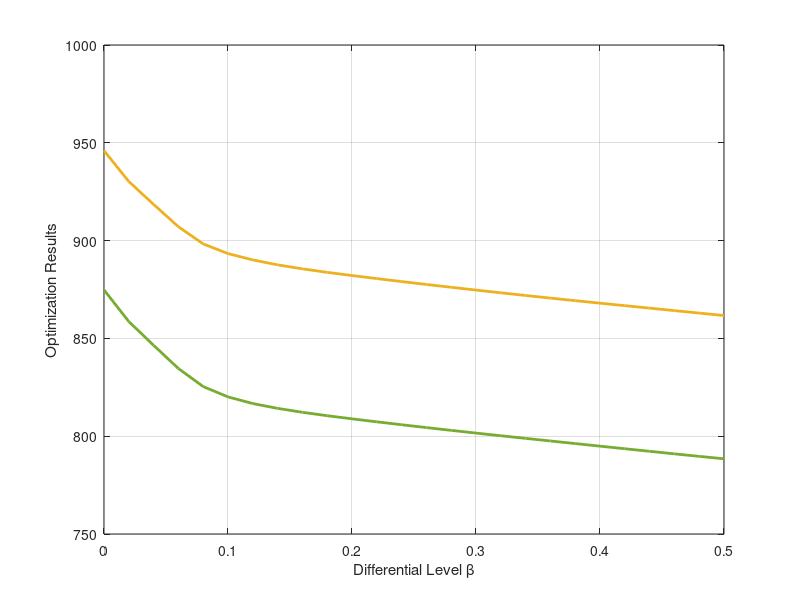

This figure's MATLAB source:
clc
clear all;

beta_mat = 0.0:0.02:0.5;

load('result_diff/result_sep_disjoint')
load('result_diff/result_joint.mat')
hFig = figure;
plot(beta_mat, joint_value,'LineStyle', '-', 'LineWidth', 2, 'Color', [0.9290, 0.6940, 0.1250]	);% Plot the line
hold on; 
plot(beta_mat, value_wind,'LineStyle', '-', 'LineWidth', 2, 'Color', [0.4660, 0.6740, 0.1880]);
h_xlabel = xlabel('Differential Level \beta');
h_ylabel = ylabel('Optimization Results');
grid on;